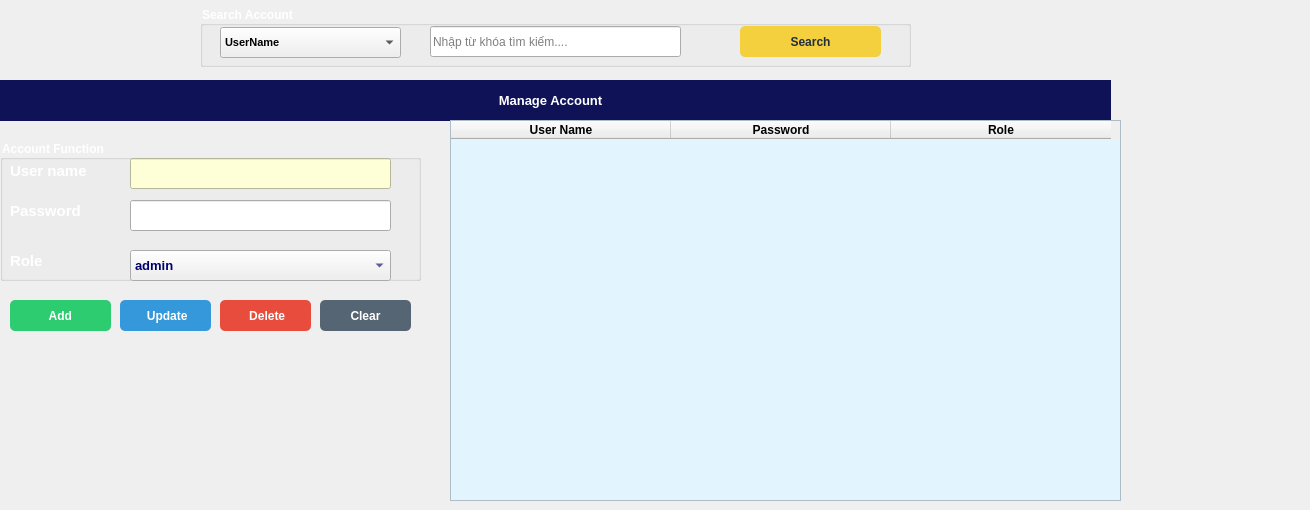
       <widget class="QWidget" name="Account">
        <attribute name="title">
         <string>Account</string>
        </attribute>
        <widget class="QLabel" name="label_6">
         <property name="geometry">
          <rect>
           <x>-10</x>
           <y>80</y>
           <width>1121</width>
           <height>41</height>
          </rect>
         </property>
         <property name="font">
          <font>
           <pointsize>10</pointsize>
           <bold>true</bold>
          </font>
         </property>
         <property name="styleSheet">
          <string notr="true">background-color: rgb(15, 18, 86);
color: rgb(255, 255, 255);</string>
         </property>
         <property name="text">
          <string>Manage Account</string>
         </property>
         <property name="alignment">
          <set>Qt::AlignmentFlag::AlignCenter</set>
         </property>
        </widget>
        <widget class="QPushButton" name="Supplier_Delete_Btn">
         <property name="geometry">
          <rect>
           <x>220</x>
           <y>300</y>
           <width>91</width>
           <height>31</height>
          </rect>
         </property>
         <property name="font">
          <font>
           <bold>true</bold>
          </font>
         </property>
         <property name="cursor">
          <cursorShape>PointingHandCursor</cursorShape>
         </property>
         <property name="styleSheet">
          <string notr="true">QPushButton{
  background-color: rgb(231, 76, 60);
  color: rgb(255, 255, 255);
  border-radius: 5px;
}
QPushButton::pressed{
	padding-left:5px;
	padding-top: 5px;
	background-color: rgb(236, 112, 99);
}</string>
         </property>
         <property name="text">
          <string> Delete</string>
         </property>
         <property name="icon">
          <iconset>
           <normaloff>:/Button/bin.png</normaloff>:/Button/bin.png</iconset>
         </property>
         <property name="iconSize">
          <size>
           <width>15</width>
           <height>15</height>
          </size>
         </property>
        </widget>
        <widget class="QPushButton" name="Supplier_Save_Btn">
         <property name="geometry">
          <rect>
           <x>10</x>
           <y>300</y>
           <width>101</width>
           <height>31</height>
          </rect>
         </property>
         <property name="font">
          <font>
           <bold>true</bold>
          </font>
         </property>
         <property name="cursor">
          <cursorShape>PointingHandCursor</cursorShape>
         </property>
         <property name="styleSheet">
          <string notr="true">QPushButton{
  background-color: rgb(46, 204, 113);
  color: rgb(255, 255, 255);
  border-radius: 5px;
}
QPushButton::pressed{
	padding-left:5px;
	padding-top: 5px;
	background-color: rgb(130, 224, 170);
}</string>
         </property>
         <property name="text">
          <string> Add </string>
         </property>
         <property name="icon">
          <iconset>
           <normaloff>:/Button/add.png</normaloff>:/Button/add.png</iconset>
         </property>
         <property name="iconSize">
          <size>
           <width>15</width>
           <height>15</height>
          </size>
         </property>
        </widget>
        <widget class="QPushButton" name="Supplier_Update_Btn">
         <property name="geometry">
          <rect>
           <x>120</x>
           <y>300</y>
           <width>91</width>
           <height>31</height>
          </rect>
         </property>
         <property name="font">
          <font>
           <bold>true</bold>
          </font>
         </property>
         <property name="cursor">
          <cursorShape>PointingHandCursor</cursorShape>
         </property>
         <property name="styleSheet">
          <string notr="true">QPushButton{
  background-color: rgb(52, 152, 219);
  color: rgb(255, 255, 255);
  border-radius: 5px;
}
QPushButton::pressed{
	padding-left:5px;
	padding-top: 5px;
	background-color: rgb(93, 173, 226);
}</string>
         </property>
         <property name="text">
          <string> Update</string>
         </property>
         <property name="icon">
          <iconset>
           <normaloff>:/Button/refresh.png</normaloff>:/Button/refresh.png</iconset>
         </property>
        </widget>
        <widget class="QPushButton" name="Supplier_Clear_Btn">
         <property name="geometry">
          <rect>
           <x>320</x>
           <y>300</y>
           <width>91</width>
           <height>31</height>
          </rect>
         </property>
         <property name="font">
          <font>
           <bold>true</bold>
          </font>
         </property>
         <property name="cursor">
          <cursorShape>PointingHandCursor</cursorShape>
         </property>
         <property name="styleSheet">
          <string notr="true">QPushButton{
  background-color: rgb(86, 101, 115);
  color: rgb(255, 255, 255);
  border-radius: 5px;
}
QPushButton::pressed{
	padding-left:5px;
	padding-top: 5px;
	background-color: rgb(128, 139, 150);
}</string>
         </property>
         <property name="text">
          <string>Clear</string>
         </property>
         <property name="icon">
          <iconset>
           <normaloff>:/Button/clean.png</normaloff>:/Button/clean.png</iconset>
         </property>
        </widget>
        <widget class="QTableWidget" name="Supp_tableWidget">
         <property name="geometry">
          <rect>
           <x>450</x>
           <y>120</y>
           <width>671</width>
           <height>381</height>
          </rect>
         </property>
         <property name="styleSheet">
          <string notr="true">QTableWidget#Supp_tableWidget{
background-color: rgb(226, 245, 255);
}</string>
         </property>
         <property name="rowCount">
          <number>0</number>
         </property>
         <attribute name="horizontalHeaderDefaultSectionSize">
          <number>220</number>
         </attribute>
         <column>
          <property name="text">
           <string>User Name</string>
          </property>
          <property name="font">
           <font>
            <bold>true</bold>
           </font>
          </property>
         </column>
         <column>
          <property name="text">
           <string>Password</string>
          </property>
          <property name="font">
           <font>
            <bold>true</bold>
           </font>
          </property>
         </column>
         <column>
          <property name="text">
           <string>Role</string>
          </property>
          <property name="font">
           <font>
            <bold>true</bold>
           </font>
          </property>
         </column>
        </widget>
        <widget class="QGroupBox" name="groupBox_8">
         <property name="geometry">
          <rect>
           <x>200</x>
           <y>6</y>
           <width>711</width>
           <height>61</height>
          </rect>
         </property>
         <property name="font">
          <font>
           <bold>true</bold>
          </font>
         </property>
         <property name="styleSheet">
          <string notr="true">color: rgb(255, 255, 255);</string>
         </property>
         <property name="title">
          <string>Search Account</string>
         </property>
         <widget class="QComboBox" name="Supp_SearchBy_Comb">
          <property name="geometry">
           <rect>
            <x>20</x>
            <y>21</y>
            <width>181</width>
            <height>31</height>
           </rect>
          </property>
          <property name="font">
           <font>
            <family>MS Shell Dlg 2</family>
            <pointsize>8</pointsize>
            <italic>false</italic>
            <bold>true</bold>
           </font>
          </property>
          <property name="styleSheet">
           <string notr="true">color: rgb(0, 0, 0);</string>
          </property>
          <item>
           <property name="text">
            <string>UserName</string>
           </property>
          </item>
          <item>
           <property name="text">
            <string>Role</string>
           </property>
          </item>
         </widget>
         <widget class="QLineEdit" name="Supp_Search_box">
          <property name="geometry">
           <rect>
            <x>230</x>
            <y>20</y>
            <width>251</width>
            <height>31</height>
           </rect>
          </property>
          <property name="styleSheet">
           <string notr="true">color: rgb(0, 0, 0);</string>
          </property>
          <property name="text">
           <string/>
          </property>
          <property name="placeholderText">
           <string>Nhập từ khóa tìm kiếm....</string>
          </property>
         </widget>
         <widget class="QPushButton" name="Empl_Search_Btn_3">
          <property name="geometry">
           <rect>
            <x>540</x>
            <y>20</y>
            <width>141</width>
            <height>31</height>
           </rect>
          </property>
          <property name="font">
           <font>
            <bold>true</bold>
           </font>
          </property>
          <property name="cursor">
           <cursorShape>PointingHandCursor</cursorShape>
          </property>
          <property name="styleSheet">
           <string notr="true">QPushButton{
  background-color: rgb(244, 208, 63);
  color: rgb(33, 47, 61);
  border-radius: 5px;
}
QPushButton::pressed{
	padding-left:2px;
	padding-top: 3px;
	background-color: rgb(248, 196, 113);
}</string>
          </property>
          <property name="text">
           <string>Search</string>
          </property>
          <property name="icon">
           <iconset>
            <normaloff>:/Button/search.png</normaloff>:/Button/search.png</iconset>
          </property>
         </widget>
        </widget>
        <widget class="QLabel" name="label_27">
         <property name="geometry">
          <rect>
           <x>0</x>
           <y>0</y>
           <width>1301</width>
           <height>81</height>
          </rect>
         </property>
         <property name="styleSheet">
          <string notr="true">background-image: url(:/Background/banner_min.png);</string>
         </property>
         <property name="text">
          <string/>
         </property>
        </widget>
        <widget class="QLabel" name="label_31">
         <property name="geometry">
          <rect>
           <x>-6</x>
           <y>120</y>
           <width>561</width>
           <height>381</height>
          </rect>
         </property>
         <property name="font">
          <font>
           <pointsize>10</pointsize>
          </font>
         </property>
         <property name="styleSheet">
          <string notr="true">background-image: url(:/Background/banner_min.png);</string>
         </property>
         <property name="text">
          <string/>
         </property>
        </widget>
        <widget class="QGroupBox" name="groupBox_5">
         <property name="geometry">
          <rect>
           <x>0</x>
           <y>140</y>
           <width>421</width>
           <height>141</height>
          </rect>
         </property>
         <property name="font">
          <font>
           <bold>true</bold>
          </font>
         </property>
         <property name="styleSheet">
          <string notr="true">color: rgb(255, 255, 255);</string>
         </property>
         <property name="title">
          <string>Account Function</string>
         </property>
         <widget class="QLabel" name="label_7">
          <property name="geometry">
           <rect>
            <x>10</x>
            <y>20</y>
            <width>101</width>
            <height>21</height>
           </rect>
          </property>
          <property name="font">
           <font>
            <pointsize>11</pointsize>
            <bold>true</bold>
           </font>
          </property>
          <property name="styleSheet">
           <string notr="true">color: rgb(255, 255, 255);</string>
          </property>
          <property name="text">
           <string>User name</string>
          </property>
         </widget>
         <widget class="QLineEdit" name="Supp_Name">
          <property name="geometry">
           <rect>
            <x>130</x>
            <y>60</y>
            <width>261</width>
            <height>31</height>
           </rect>
          </property>
          <property name="styleSheet">
           <string notr="true">color: rgb(0, 0, 0)</string>
          </property>
          <property name="text">
           <string/>
          </property>
         </widget>
         <widget class="QLabel" name="label_8">
          <property name="geometry">
           <rect>
            <x>10</x>
            <y>60</y>
            <width>121</width>
            <height>21</height>
           </rect>
          </property>
          <property name="font">
           <font>
            <pointsize>11</pointsize>
            <bold>true</bold>
           </font>
          </property>
          <property name="styleSheet">
           <string notr="true">color: rgb(255, 255, 255);</string>
          </property>
          <property name="text">
           <string>Password</string>
          </property>
         </widget>
         <widget class="QLineEdit" name="Supp_invoice_No">
          <property name="geometry">
           <rect>
            <x>130</x>
            <y>18</y>
            <width>261</width>
            <height>31</height>
           </rect>
          </property>
          <property name="styleSheet">
           <string notr="true">background-color: rgb(255, 255, 215);
color: rgb(0, 0, 0)</string>
          </property>
          <property name="text">
           <string/>
          </property>
          <property name="placeholderText">
           <string/>
          </property>
         </widget>
         <widget class="QLabel" name="label_29">
          <property name="geometry">
           <rect>
            <x>10</x>
            <y>110</y>
            <width>101</width>
            <height>21</height>
           </rect>
          </property>
          <property name="font">
           <font>
            <pointsize>11</pointsize>
            <bold>true</bold>
           </font>
          </property>
          <property name="styleSheet">
           <string notr="true">color: rgb(255, 255, 255);</string>
          </property>
          <property name="text">
           <string>Role</string>
          </property>
         </widget>
         <widget class="QComboBox" name="roleComboBox">
          <property name="geometry">
           <rect>
            <x>130</x>
            <y>110</y>
            <width>261</width>
            <height>31</height>
           </rect>
          </property>
          <property name="font">
           <font>
            <pointsize>10</pointsize>
            <bold>true</bold>
           </font>
          </property>
          <property name="layoutDirection">
           <enum>Qt::LayoutDirection::LeftToRight</enum>
          </property>
          <property name="styleSheet">
           <string notr="true">color: rgb(0, 0, 109);

</string>
          </property>
          <item>
           <property name="text">
            <string>admin</string>
           </property>
          </item>
          <item>
           <property name="text">
            <string>user</string>
           </property>
          </item>
         </widget>
        </widget>
        <zorder>label_31</zorder>
        <zorder>label_27</zorder>
        <zorder>label_6</zorder>
        <zorder>Supplier_Delete_Btn</zorder>
        <zorder>Supplier_Save_Btn</zorder>
        <zorder>Supplier_Update_Btn</zorder>
        <zorder>Supplier_Clear_Btn</zorder>
        <zorder>Supp_tableWidget</zorder>
        <zorder>groupBox_8</zorder>
        <zorder>groupBox_5</zorder>
       </widget>
